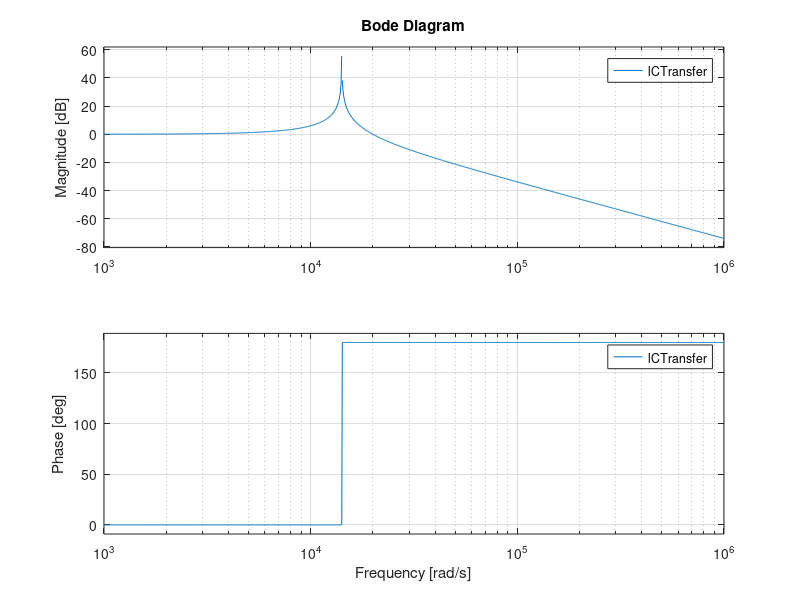

Reproduce this figure in MATLAB.
L=2.5e-3
C=2e-6
R=2.2

% LC Network Transfer
lCTransfer = tf([1], [L*C 0 1])

% RLC Network Transfer
rLCTransfer = tf([1], [L*C L/R 1])

bode(lCTransfer)
grid on

%bode(rLCTransfer)
grid on